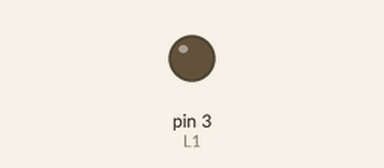
The sketch below on a simulated Arduino Uno, built with avr-gcc and run on an emulated ATmega328P. Parts: output pins drawn as LEDs (lit = HIGH).

Above: at 1.4 s.
At 4.2 s:
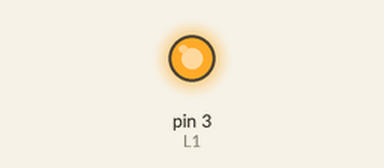
Timing chart, 0 to 9.4 s (numbered marks = the images above):
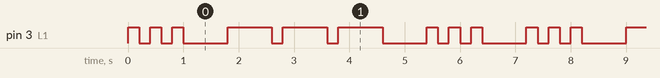

The sketch:

sketch_led_clignote.ino
```cpp
const int L1 = 3; // broche 2 du micro-contrôleur se nomme maintenant : L1
void setup() //fonction d'initialisation de la carte
{
//contenu de l'initialisation
pinMode(L1, OUTPUT); //L1 est une broche de sortie
}
void loop() //fonction principale, elle se répète (s’exécute) à l'infini
{
//contenu du programme
// .
digitalWrite(L1, HIGH); //allumer L1
delay(200); // attendre 1 seconde
digitalWrite(L1, LOW); // Eteindre L1
delay(200); // attendre 2 seconde
// .
digitalWrite(L1, HIGH); //allumer L1
delay(200); // attendre 1 seconde
digitalWrite(L1, LOW); // Eteindre L1
delay(200); // attendre 2 seconde
//.
digitalWrite(L1, HIGH); //allumer L1
delay(200); // attendre 1 seconde
digitalWrite(L1, LOW); // Eteindre L1
delay(800); // fin du S
// -
digitalWrite(L1, HIGH); //allumer L1
delay(800); // attendre 1 seconde
digitalWrite(L1, LOW); // Eteindre L1
delay(200); // attendre 2 seconde
// -
digitalWrite(L1, HIGH); //allumer L1
delay(800); // attendre 1 seconde
digitalWrite(L1, LOW); // Eteindre L1
delay(200); // attendre 2 seconde
// -
digitalWrite(L1, HIGH); //allumer L1
delay(800); // attendre 1 seconde
digitalWrite(L1, LOW); // Eteindre L1
delay(800); // fin du O
// .
digitalWrite(L1, HIGH); //allumer L1
delay(200); // attendre 1 seconde
digitalWrite(L1, LOW); // Eteindre L1
delay(200); // attendre 2 seconde
// .
digitalWrite(L1, HIGH); //allumer L1
delay(200); // attendre 1 seconde
digitalWrite(L1, LOW); // Eteindre L1
delay(200); // attendre 2 seconde
//.
digitalWrite(L1, HIGH); //allumer L1
delay(200); // attendre 1 seconde
digitalWrite(L1, LOW); // Eteindre L1
delay(800); // fin du S
}
```

Measured:
- by itself, pin 3 (L1): repeats every 7.2 s: 2 × (LOW 0.20 s, HIGH 0.20 s), LOW 0.80 s, 2 × (HIGH 0.80 s, LOW 0.20 s), HIGH 0.80 s, LOW 0.80 s, 2 × (HIGH 0.20 s, LOW 0.20 s), HIGH 0.20 s, LOW 0.80 s, HIGH 0.20 s
- by itself, everything shown: repeats every 7.2 s, in 18 steps
